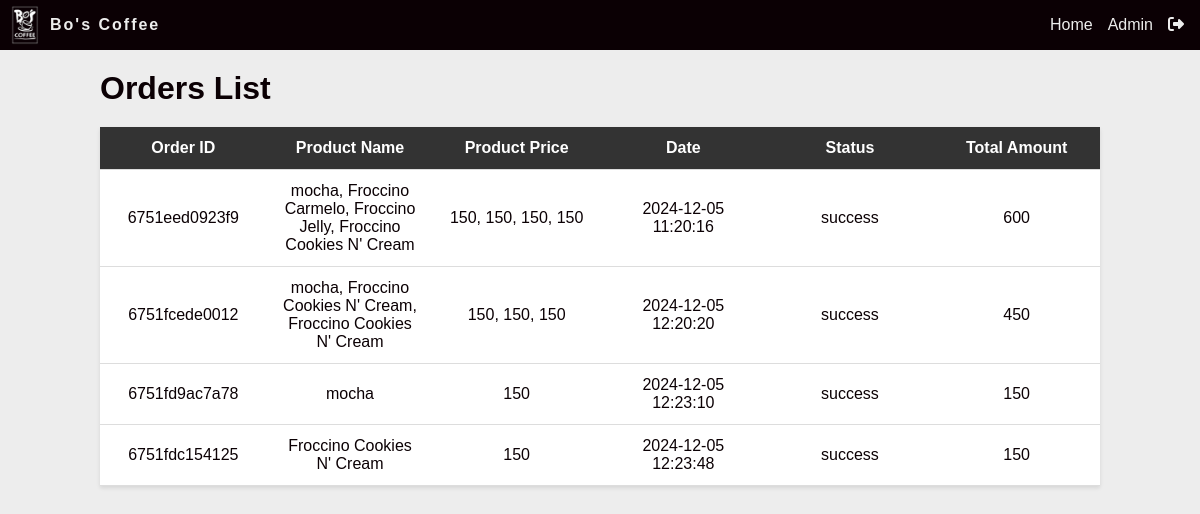
The app's page /transac.php with its own data.
### tables this page shows
CREATE TABLE `orders` (
  `id` int(11) NOT NULL,
  `order_id` varchar(255) NOT NULL,
  `product_id` varchar(255) NOT NULL,
  `status` varchar(50) DEFAULT 'success',
  `date` timestamp NOT NULL DEFAULT current_timestamp() ON UPDATE current_timestamp(),
  `price` int(11) DEFAULT NULL,
  `product_name` varchar(255) DEFAULT NULL
);

### php/order.php (the view, shortened to what this page needs)
<?php
$servername = "localhost";
$username = "root";
$password = "";
$dbname = "bos_coffee";
$conn = new mysqli($servername, $username, $password, $dbname);
$sql = "SELECT order_id, product_name, price, status, date FROM orders";
$result = $conn->query($sql);
$groupedOrders = [];
if ($result->num_rows > 0) {
    while ($row = $result->fetch_assoc()) {
        $order_id = $row['order_id'];
        if (!isset($groupedOrders[$order_id])) {
            $groupedOrders[$order_id] = [
                'order_id' => $order_id,
                'product_names' => [],
                'product_prices' => [],
                'date' => $row['date'],
                'status' => $row['status'],
                'total_amount' => 0
            ];
        }
        $groupedOrders[$order_id]['product_names'][] = $row['product_name'];
        $groupedOrders[$order_id]['product_prices'][] = $row['price'];
        $groupedOrders[$order_id]['total_amount'] += $row['price'];
    }
} else {
    echo "0 results found";
}
foreach ($groupedOrders as $order) {
    echo '<tr>';
    echo '<td>' . $order['order_id'] . '</td>';
    echo '<td>' . implode(', ', $order['product_names']) . '</td>';
    echo '<td>' . implode(', ', $order['product_prices']) . '</td>';
    echo '<td>' . $order['date'] . '</td>';
    echo '<td>' . $order['status'] . '</td>';
    echo '<td>' . $order['total_amount'] . '</td>';
    echo '</tr>';
}
?>

### transac.php (shortened to what this page needs)
<!DOCTYPE html>
<html lang="en">
<head>
  <link rel="stylesheet" href="css/transac.css">
  <link rel="stylesheet" href="css/style.css">
  <link href="https://cdnjs.cloudflare.com/ajax/libs/font-awesome/6.5.1/css/all.min.css" rel="stylesheet">
</head>
<body>
  <div class="header">
    <div class="nav">
      <div class="name">
        <img src="media/image.png" alt="logo" class="logo">
        <span>Bo's Coffee</span>
      </div>
      <div class="admin">
      <a href="index.php" class="home">
          Home</i>
        </a>
        <p>Admin</p>
        <a href="php/logout.php">
          <i class="fas fa-sign-out-alt logout"></i>
        </a>
      </div>
    </div>
  </div>
<div class="table">
  <h1>Orders List</h1>
    <table>
      <thead>
          <tr>
              <th>Order ID</th>
              <th>Product Name</th>
              <th>Product Price</th>
              <th>Date</th>
              <th>Status</th>
              <th>Total Amount</th>
          </tr>
      </thead>
      <?php
        include 'php/order.php';
      ?>
    </table>
  </div>
</body>
</html>

### css/transac.css (style rules this page uses)
.table { padding: 20px 100px; }
table { width: 100%; border-collapse: collapse; margin: 20px 0; background-color: white; box-shadow: 0 2px 4px rgba(0, 0, 0, 0.1); text-align: center; align-items: center; table-layout: fixed; }
th, td { padding: 12px 15px; text-align: left; border-bottom: 1px solid #ddd; text-align: center; align-items: center; overflow: hidden; }
th { background-color: #333; color: white; }
td { overflow: hidden; }

### css/style.css (style rules this page uses)
* { margin: 0; padding: 0; box-sizing: border-box; }
:root { --primary-color:#0b0004; --secondary-color:#ededed; --green: rgb(6, 146, 76); }
body { overflow: hidden; }
html, body, button { font-size: 16px; height: 100%; font-family: 'Raleway', sans-serif; color: var(--primary-color); background-color: var(--secondary-color); }
.home { color: var(--secondary-color); text-decoration: none; }
.header { background-color: var(--primary-color); color: var(--secondary-color); height: 50px; display: flex; justify-content: space-between; }
.nav { display: flex; justify-content: space-between; text-align: center; width: 100%; }
.logo { width: 50px; text-align: center; }
.logout { color: var(--secondary-color); }
.admin { display: flex; align-items: center; gap: 15px; padding-right: 1rem; }
.name { display: flex; align-items: center; font-weight: bolder; letter-spacing: 2px; }

### records on screen
orders: order "6751fd9ac7a78", product_names "mocha", product_prices "150", date "2024-12-05 12:23:10", status "success", price "150"
orders: order "6751fdc154125", product_names "Froccino Cookies N' Cream", product_prices "150", date "2024-12-05 12:23:48", status "success", price "150"

### other values on screen
$order['order_id'] "6751eed0923f9"
implode(', ', $order['product_names']) "mocha, Froccino Carmelo, Froccino Jelly, Froccino Cookies N' Cream"
implode(', ', $order['product_prices']) "150, 150, 150, 150"
$order['date'] "2024-12-05 11:20:16"
$order['status'] "success"
$order['total_amount'] "600"
$order['order_id'] "6751fcede0012"
implode(', ', $order['product_names']) "mocha, Froccino Cookies N' Cream, Froccino Cookies N' Cream"
implode(', ', $order['product_prices']) "150, 150, 150"
$order['date'] "2024-12-05 12:20:20"
$order['total_amount'] "450"
